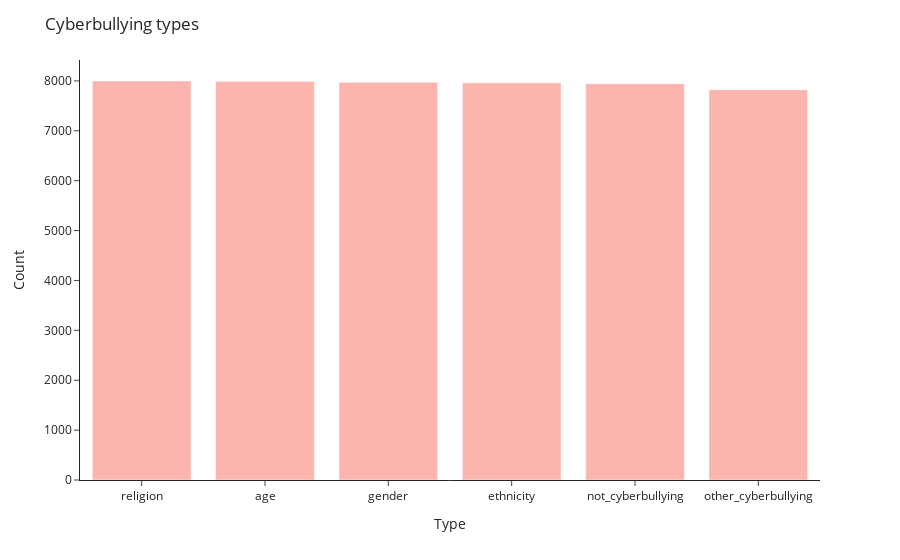

Notebook source saved alongside this figure:
### Code cell
fig = px.bar(df.cyberbullying_type.value_counts(),
             color_discrete_sequence=px.colors.qualitative.Pastel1,
             custom_data=[df.cyberbullying_type.value_counts()])
fig.update_traces(hovertemplate='<br><b>Total: </b>%{customdata[0]}')
fig.update_layout(title='Cyberbullying types',
                 template='simple_white',
                 hovermode='x unified',
                 xaxis=dict(title='Type'),
                 yaxis=dict(title='Count'),
                 showlegend=False)
fig.show()

### Figure 1 — Plotly figure (JSON) as saved in the notebook; plotly's stock layout.template omitted (floating-point values rounded to 4 significant figures)
{"data": [{"alignmentgroup": "True", "customdata": [[7998], [7992], [7973], [7961], [7945], [7823]], "hovertemplate": "<br><b>Total: </b>%{customdata[0]}", "legendgroup": "count", "marker": {"color": "rgb(251,180,174)", "pattern": {"shape": ""}}, "name": "count", "offsetgroup": "count", "orientation": "v", "showlegend": true, "textposition": "auto", "type": "bar", "x": ["religion", "age", "gender", "ethnicity", "not_cyberbullying", "other_cyberbullying"], "xaxis": "x", "y": [7998, 7992, 7973, 7961, 7945, 7823], "yaxis": "y"}], "layout": {"barmode": "relative", "hovermode": "x unified", "legend": {"title": {"text": "variable"}, "tracegroupgap": 0}, "margin": {"t": 60}, "showlegend": false, "title": {"text": "Cyberbullying types"}, "xaxis": {"anchor": "y", "domain": [0, 1], "title": {"text": "Type"}}, "yaxis": {"anchor": "x", "domain": [0, 1], "title": {"text": "Count"}}}}
